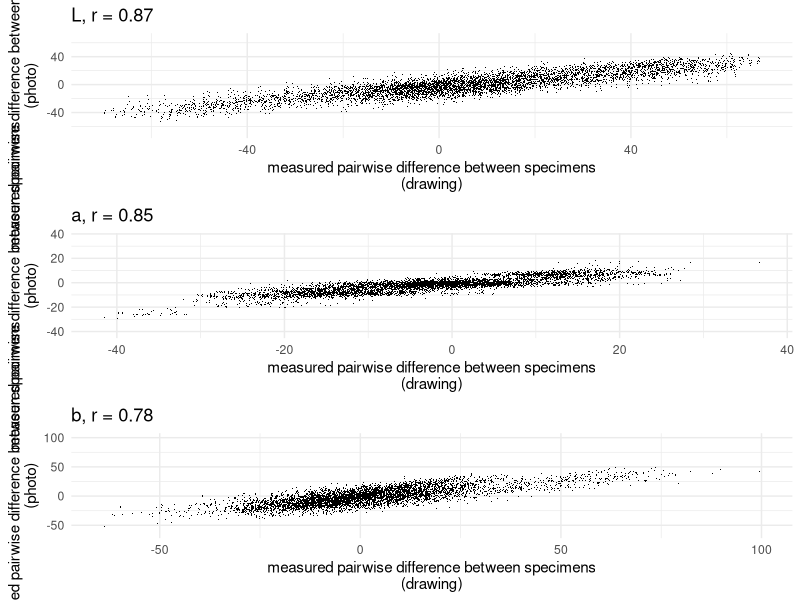
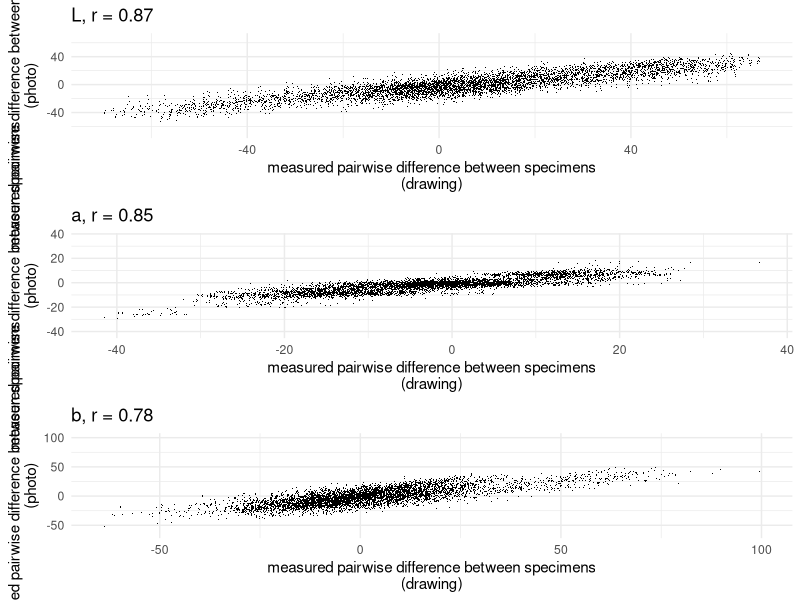

Generate these figures, in order, with R:
## This script was used to compare the color structure of the field guide drawings to photographs
## of museum specimens

library(tidyverse)
short_list <- data.table::fread('centroids_photos.csv')

# All pairwise comparison
dE_photo_all <- short_list %>% 
  mutate(Tolman = paste(Tolman, sex, sep = '_')) %>% 
  select(Tolman, L, a, b) %>% 
  expand_grid(a = ., b = .) %>% 
  flatten() %>% as.data.frame() %>% 
  setNames(c('Tolman', 'L', 'a', 'b', 'other_Tolman', 'L2', 'a2', 'b2')) %>% 
  as_tibble() %>% 
  mutate(
    L_photo = L - L2, a_photo = a - a2, b_photo = b - b2
  ) %>% 
  select(Tolman, other_Tolman, ends_with('_photo'))

dE_drawing_all <- data.table::fread('centroids.csv') %>% 
  select(Tolman = Species, L_mean_females, L_mean_males, a_mean_females, a_mean_males, b_mean_females, b_mean_males) %>% 
  gather(var, val, -Tolman) %>% 
  mutate(var = str_remove(var, '_mean')) %>% 
  separate(var, into = c('var', 'sex')) %>% 
  spread(var, val) %>% 
  filter(Tolman %in% short_list$Tolman) %>% 
  mutate(
    sex = str_remove(sex, 's'),
    Tolman = paste(Tolman, sex, sep = '_')
  ) %>% 
  select(Tolman, L, a, b) %>% 
  expand_grid(a = ., b = .) %>% 
  flatten() %>% as.data.frame() %>% 
  setNames(c('Tolman', 'L', 'a', 'b', 'other_Tolman', 'L2', 'a2', 'b2')) %>% 
  as_tibble() %>% 
  mutate(
    L_drawing = L - L2, a_drawing = a - a2, b_drawing = b - b2
  ) %>% 
  select(Tolman, other_Tolman, ends_with('drawing'))

dE_all <- full_join(dE_photo_all, dE_drawing_all, by = c('Tolman', 'other_Tolman')) %>% 
  filter(as.numeric(factor(Tolman)) > as.numeric(factor(other_Tolman)))
dE_all2 <- dE_all %>% 
  gather(key, val, -Tolman, -other_Tolman) %>% 
  separate(key, c('axis', 'method')) %>% 
  spread(method, val) %>% 
  mutate(axis = factor(axis, c('L', 'a', 'b')))

dE_all2 %>% 
  group_by(axis) %>% 
  summarise(r = cor(drawing, photo, method = 'pearson'))
# # A tibble: 3 x 2
#   axis  r
#   <fct> <dbl>
# 1 L     0.873   # also has largest variance
# 2 a     0.849
# 3 b     0.778
dE_all2 %>% 
  filter(axis != 'dE') %>% 
  group_by(axis) %>% 
  summarise(slope = coef(lm(photo ~ drawing))[2])
# # A tibble: 3 x 2
#   axis  slope
#   <fct> <dbl>
# 1 L     0.549
# 2 a     0.435
# 3 b     0.568

# Make Figure S1
split(dE_all2, dE_all2$axis)[-4] %>% 
  map(~ggplot(., aes(drawing, photo)) +
        geom_point(shape = '.') + #geom_smooth(method = 'lm') +
        labs(
          x = 'measured pairwise difference between specimens\n(drawing)', 
          y = 'measured pairwise difference between specimens\n(photo)'
        ) +
        theme_minimal() +
        xlim(min(c(.$drawing, .$photo)), max(c(.$drawing, .$photo))) +
        ylim(min(c(.$drawing, .$photo)), max(c(.$drawing, .$photo)))
  ) %>% 
  map2(map(c('L, r = 0.87', 'a, r = 0.85', 'b, r = 0.78'), ggtitle), `+`) %>% 
  cowplot::plot_grid(plotlist = ., nrow = 3)
ggsave('paper_plots/color_verification.png', width = 4, height = 12)
